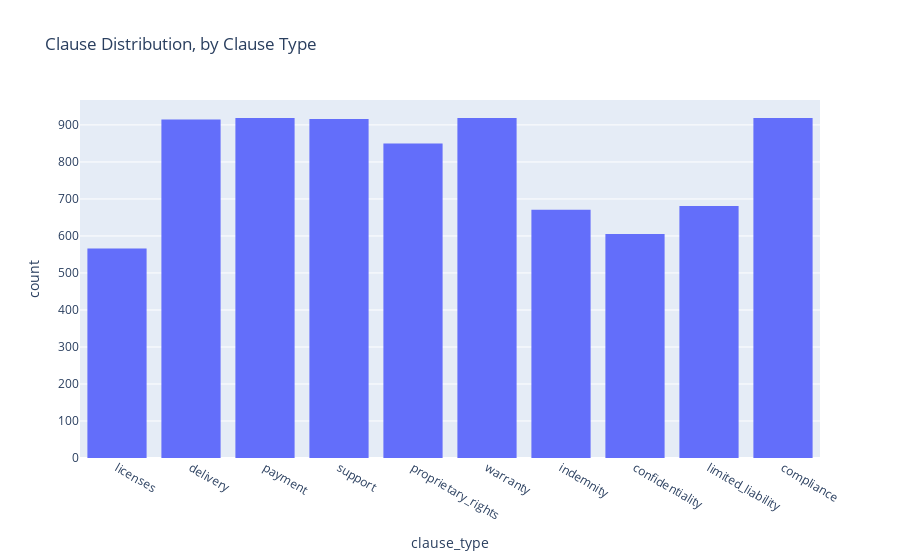

Notebook source saved alongside this figure:
### Markdown cell above
**What is the distribution of our clauses?**

### Code cell
px.histogram(data_frame=df, x="clause_type", 
             title="Clause Distribution, by Clause Type") 

#plots histograms and boxplots of datascience and analytics
#learnt this from https://plotly.com/python/histograms/

### Figure 1 — Plotly figure (JSON) as saved in the notebook; plotly's stock layout.template omitted (floating-point values rounded to 4 significant figures; data arrays with more than 128 entries replaced by an {"elided": "..."} marker saying what was removed)
{"data": [{"alignmentgroup": "True", "bingroup": "x", "hovertemplate": "clause_type=%{x}<br>count=%{y}<extra></extra>", "legendgroup": "", "marker": {"color": "#636efa"}, "name": "", "offsetgroup": "", "orientation": "v", "showlegend": false, "type": "histogram", "x": {"elided": "7961 str values"}, "xaxis": "x", "yaxis": "y"}], "layout": {"barmode": "relative", "legend": {"tracegroupgap": 0}, "title": {"text": "Clause Distribution, by Clause Type"}, "xaxis": {"anchor": "y", "domain": [0, 1], "title": {"text": "clause_type"}}, "yaxis": {"anchor": "x", "domain": [0, 1], "title": {"text": "count"}}}}
